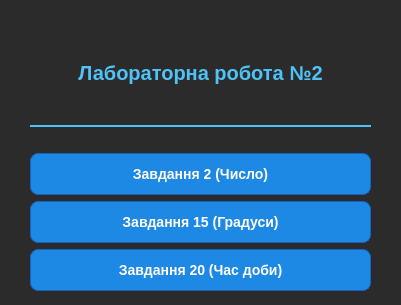
<?xml version="1.0" encoding="UTF-8"?>
<ui version="4.0">
 <class>Lab2Window</class>
 <widget class="QWidget" name="Lab2Window">
  <property name="geometry">
   <rect>
    <x>0</x>
    <y>0</y>
    <width>401</width>
    <height>305</height>
   </rect>
  </property>
  <property name="windowTitle">
   <string>Form</string>
  </property>
  <property name="styleSheet">
   <string notr="true">/* --- ЗАГАЛЬНИЙ ФОН ВІКНА --- */
QWidget {
    background-color: #2b2b2b; /* Темно-сірий фон */
    color: white;              /* Білий текст */
    font-family: &quot;Segoe UI&quot;, sans-serif;
}

/* --- СТИЛЬ ЗАГОЛОВКА (Label) --- */
QLabel {
    font-size: 20px;
    font-weight: bold;
    color: #4fc3f7; /* Світло-блакитний колір заголовка */
    padding: 10px;
    border-bottom: 2px solid #4fc3f7; /* Лінія під текстом */
    margin-bottom: 20px;
}

/* --- СТИЛЬ КНОПОК --- */
QPushButton {
    background-color: #1e88e5; /* Синій колір кнопки */
    color: white;
    font-size: 14px;
    font-weight: bold;
    border-radius: 8px;       /* Заокруглені кути */
    padding: 12px;            /* Відступи всередині кнопки */
    border: 1px solid #1565c0;
    min-width: 200px;         /* Мінімальна ширина */
}

/* --- КОЛИ НАВОДИШ МИШКОЮ --- */
QPushButton:hover {
    background-color: #42a5f5; /* Стає світлішою */
    border: 1px solid #64b5f6;
}

/* --- КОЛИ НАТИСКАЄШ --- */
QPushButton:pressed {
    background-color: #0d47a1; /* Стає темною */
    padding-top: 14px;         /* Ефект вдавлювання */
    padding-left: 14px;
}</string>
  </property>
  <widget class="QWidget" name="layoutWidget">
   <property name="geometry">
    <rect>
     <x>30</x>
     <y>20</y>
     <width>341</width>
     <height>271</height>
    </rect>
   </property>
   <layout class="QVBoxLayout" name="verticalLayout">
    <item>
     <widget class="QLabel" name="label">
      <property name="text">
       <string>Лабораторна робота №2</string>
      </property>
      <property name="alignment">
       <set>Qt::AlignmentFlag::AlignCenter</set>
      </property>
     </widget>
    </item>
    <item>
     <widget class="QPushButton" name="pushButton">
      <property name="text">
       <string>Завдання 2 (Число)</string>
      </property>
     </widget>
    </item>
    <item>
     <widget class="QPushButton" name="pushButton_3">
      <property name="text">
       <string>Завдання 15 (Градуси)</string>
      </property>
     </widget>
    </item>
    <item>
     <widget class="QPushButton" name="pushButton_2">
      <property name="text">
       <string>Завдання 20 (Час доби)</string>
      </property>
     </widget>
    </item>
   </layout>
  </widget>
 </widget>
 <resources/>
 <connections/>
</ui>
